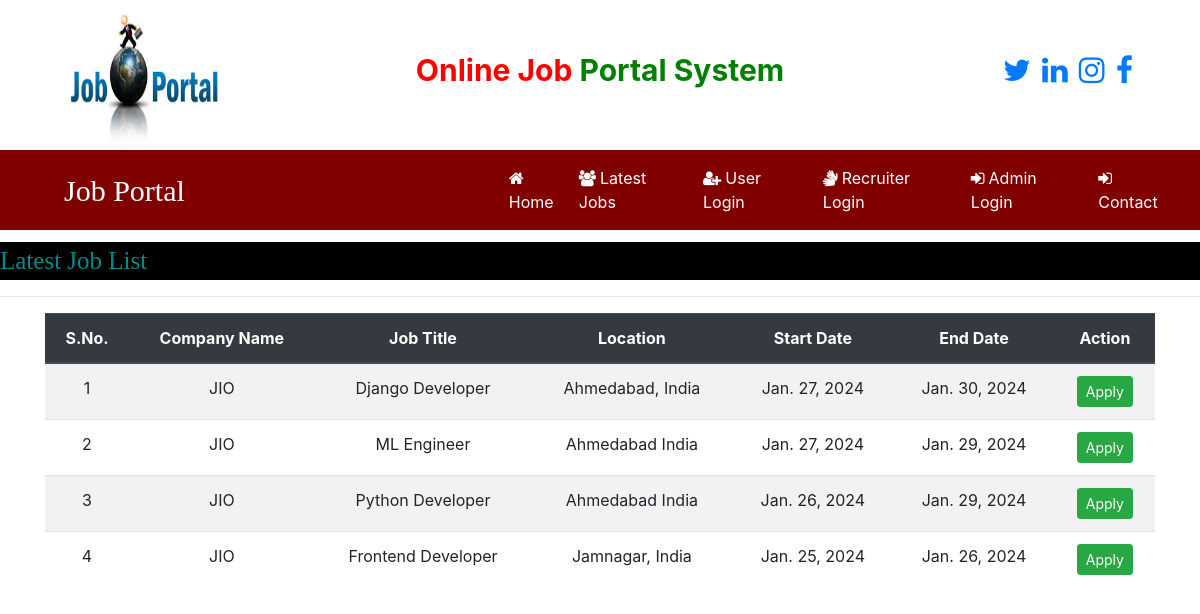
The page /user_latestjobs (signed in) on the database its author committed.
### job/models.py (models this page shows, shortened)
class Job(models.Model):
    recruiter = models.ForeignKey(Recruiter, on_delete=models.CASCADE)
    start_date = models.DateField()
    end_date = models.DateField()
    title = models.CharField(max_length=100)
    salary = models.FloatField(max_length=20)
    image = models.FileField()
    description = models.CharField(max_length=300)
    experience = models.CharField(max_length=50)
    location = models.CharField(max_length=100)
    skills = models.CharField(max_length=100)
    creationdate = models.DateField()

class Recruiter(models.Model):
    user = models.ForeignKey(User, on_delete=models.CASCADE)
    mobile = models.CharField(max_length=15, null=True)
    image = models.FileField(null=True)
    gender = models.CharField(max_length=10, null=True)
    company = models.CharField(max_length=100, null=True)
    type = models.CharField(max_length=15, null=True)
    status = models.CharField(max_length=20, null=True)

### job/views.py (the view)
# urls.py: path('user_latestjobs', user_latestjobs, name='user_latestjobs'),
def user_latestjobs(request):
    job = Job.objects.all().order_by('-start_date')
    user = request.user
    student = StudentUser.objects.get(user=user)
    data = Apply.objects.filter(student=student)
    li = []
    for i in data:
        li.append(i.job.id)
    d = {'job':job, 'li':li}
    return render(request, 'user_latestjobs.html', d)

### job/templates/user_latestjobs.html (shortened to what this page needs)
{% load static %}
{% block body %}
{% include "navigation.html" %}
<marquee style="font-family:'Monotype Corsiva'; font-size:25px; color:darkcyan; background-color:black; margin-top:1%">
    Latest Job List
</marquee>
<hr>
<div class="container">
    <table class="table table-striped" id="example">
        <thead class="thead-dark">
            <tr>
                <th>S.No.</th>
                <th>Company Name</th>
                <th>Job Title</th>
                <th>Location</th>
                <th>Start Date</th>
                <th>End Date</th>
                <th>Action</th>
            </tr>
        </thead>
        <tbody>
            {% for i in job %}
            <tr>
                <td>{{forloop.counter}}</td>
                <td>{{i.recruiter.company}}</td>
                <td>{{i.title}}</td>
                <td>{{i.location}}</td>
                <td>{{i.start_date}}</td>
                <td>{{i.end_date}}</td>
                {% if i.id in li %}
                <td>Applied</td>
                {% else %}
                <td><a href="{% url "job_detail" i.id %}" class="btn btn-success btn-sm">Apply</a>
                </td>
                {% endif %}
            </tr>
            {% endfor %}
        </tbody>
    </table>
</div>
{% endblock body %}

### job/templates/user_latestjobs.html (style rules this page uses)
tr { text-align:center }

### rows shown on the page
Job: recruiter.company "JIO", title "Django Developer", location "Ahmedabad, India", start_date "Jan. 27, 2024", end_date "Jan. 30, 2024", shows "Apply"
Job: recruiter.company "JIO", title "ML Engineer", location "Ahmedabad India", start_date "Jan. 27, 2024", end_date "Jan. 29, 2024", shows "Apply"
Job: recruiter.company "JIO", title "Python Developer", location "Ahmedabad India", start_date "Jan. 26, 2024", end_date "Jan. 29, 2024", shows "Apply"
Job: recruiter.company "JIO", title "Frontend Developer", location "Jamnagar, India", start_date "Jan. 25, 2024", end_date "Jan. 26, 2024", shows "Apply"
